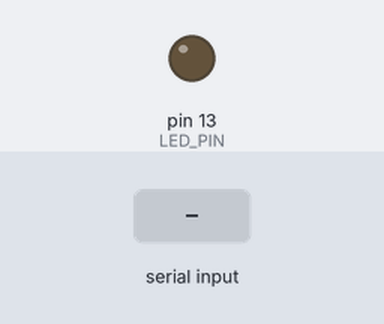
Simulated run of this sketch. Board: Arduino Uno, built with avr-gcc and run on an emulated ATmega328P. Parts: output pins drawn as LEDs (lit = HIGH). The inputs (shaded band) are chosen by the test bench.

Above: at 1.2 s.
1.3 s: "90,45\n" received over Serial
At 2.8 s:
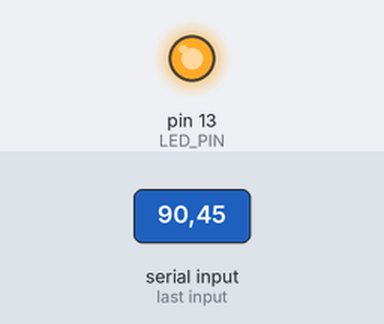
3.8 s: "0\n" received over Serial
At 5.9 s:
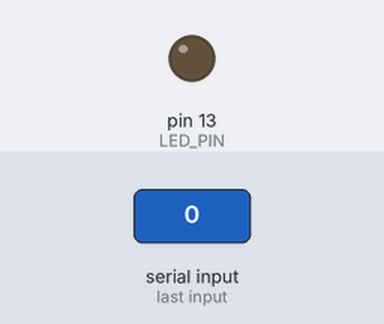
6.3 s: "30,150\n" received over Serial
At 7.7 s:
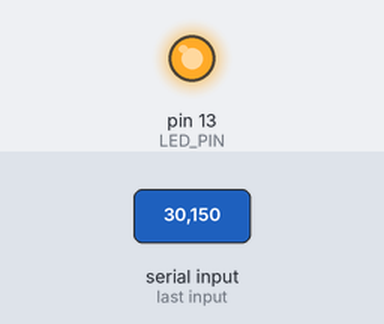
Timing chart, 0 to 9.3 s (numbered marks = the images above; inputs shaded):
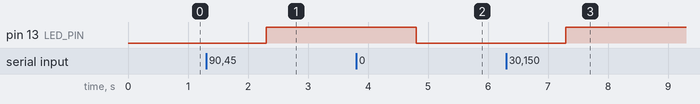

Measured:
- after the input at 1.3 s, pin 13 (LED_PIN): LOW → HIGH after 1.0 s
- after the input at 3.8 s, pin 13 (LED_PIN): HIGH → LOW after 1.0 s
- after the input at 6.3 s, pin 13 (LED_PIN): LOW → HIGH after 1.0 s

The sketch:

simple_serial_receiver.ino
```cpp
#define LED_PIN 13

void setup() {
  pinMode(LED_PIN, OUTPUT);
  digitalWrite(LED_PIN, LOW);

  Serial.begin(115200);
}

void loop() {
  if(Serial.available())
  {
    int x = Serial.readString().toInt();
    digitalWrite(LED_PIN, x == 0 ? LOW : HIGH);
  }
}
```
